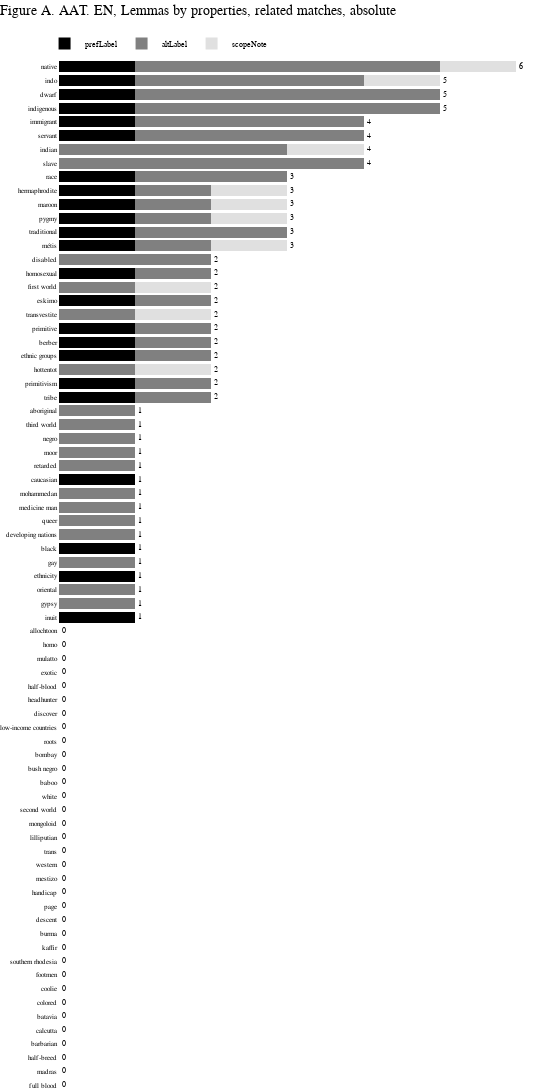

Here is the notebook cell this chart was saved with:
### Code cell
lemmas = list(stats_by_lemma_en['lemma'])
pref = list(stats_by_lemma_en['aat_pref'])
alt = list(stats_by_lemma_en['aat_alt'])
scopeNote = list(stats_by_lemma_en['aat_scopeNote'])

# total marker
text_marker = list(stats_by_lemma_en['aat_total'])

bar_chart = go.Figure(data=[
    go.Bar(name="prefLabel",
           x=pref,
           y=lemmas,
           hovertext=pref,
           orientation='h',
           marker_color='rgb(0,0,0)'),
    
    go.Bar(name="altLabel",
           x=alt,
           y=lemmas,
           hovertext=alt,
           orientation='h',
           marker_color='rgb(128, 128, 128)'),
    
    go.Bar(name="scopeNote",
           x=scopeNote,
           y=lemmas,
           hovertext=scopeNote,
           orientation='h',
           marker_color='rgb(224, 224, 224)',
           text=text_marker,
           textposition='outside')

])

bar_chart.update_layout(barmode='stack',
                  width=540,
                  height=1230,
                  bargap=0.2,
                  paper_bgcolor='rgb(255, 255, 255)',
                  plot_bgcolor='rgb(255, 255, 255)',
                  title={"text":"Figure A. AAT. EN, Lemmas by properties, related matches, absolute",
                        "x":0,
                        "y":1,
                        "yanchor":"top",
                        "yref":"paper",
                        "pad":{"t":-55},
                        "font":{"size":14}},
                  
                  margin=dict(
                    l=0,
                    r=0,
                    b=0,
                    t=60,
                    pad=1),
                  
                  font=dict(
                    family="Arial",
                    size=7,
                    color="black"),
                  
                  legend=dict(
                    traceorder="normal",
                    orientation="h",
                    itemsizing='constant',
                    itemwidth=30,
                    yanchor="top",
                    y=1.03,
                    xanchor="left",
                    x=-0.03,
                    font=dict(
                    family="Arial",
                    size=8,
                    color="black"
                )),
                 )

bar_chart.update_traces(marker=dict(line=dict(width=0)),hoverinfo='text',
                 textfont_size=8, selector=dict(type='bar'))

bar_chart.update_yaxes(showgrid=False,
                visible=True)

bar_chart.update_xaxes(showgrid=False,
                visible=False)

### Figure 1 — Plotly figure (JSON) as saved in the notebook; plotly's stock layout.template omitted (floating-point values rounded to 4 significant figures)
{"data": [{"hoverinfo": "text", "hovertext": ["0", "0", "0", "0", "0", "0", "0", "0", "0", "0", "0", "0", "0", "0", "0", "0", "0", "0", "0", "0", "0", "0", "0", "0", "0", "0", "0", "0", "0", "0", "0", "0", "0", "0", "1", "0", "0", "1", "0", "1", "0", "0", "0", "0", "1", "0", "0", "0", "0", "0", "1", "1", "0", "1", "1", "1", "0", "1", "0", "1", "0", "1", "1", "1", "1", "1", "1", "0", "0", "1", "1", "1", "1", "1", "1"], "marker": {"color": "rgb(0,0,0)", "line": {"width": 0}}, "name": "prefLabel", "orientation": "h", "textfont": {"size": 8}, "type": "bar", "x": [0, 0, 0, 0, 0, 0, 0, 0, 0, 0, 0, 0, 0, 0, 0, 0, 0, 0, 0, 0, 0, 0, 0, 0, 0, 0, 0, 0, 0, 0, 0, 0, 0, 0, 1, 0, 0, 1, 0, 1, 0, 0, 0, 0, 1, 0, 0, 0, 0, 0, 1, 1, 0, 1, 1, 1, 0, 1, 0, 1, 0, 1, 1, 1, 1, 1, 1, 0, 0, 1, 1, 1, 1, 1, 1], "y": ["full blood", "madras", "half-breed", "barbarian", "calcutta", "batavia", "colored", "coolie", "footmen", "southern rhodesia", "kaffir", "burma", "descent", "page", "handicap", "mestizo", "western", "trans", "lilliputian", "mongoloid", "second world", "white", "baboo", "bush negro", "bombay", "roots", "low-income countries", "discover", "headhunter", "half-blood", "exotic", "mulatto", "homo", "allochtoon", "inuit", "gypsy", "oriental", "ethnicity", "gay", "black", "developing nations", "queer", "medicine man", "mohammedan", "caucasian", "retarded", "moor", "negro", "third world", "aboriginal", "tribe", "primitivism", "hottentot", "ethnic groups", "berber", "primitive", "transvestite", "eskimo", "first world", "homosexual", "disabled", "métis", "traditional", "pygmy", "maroon", "hermaphrodite", "race", "slave", "indian", "servant", "immigrant", "indigenous", "dwarf", "indo", "native"]}, {"hoverinfo": "text", "hovertext": ["0", "0", "0", "0", "0", "0", "0", "0", "0", "0", "0", "0", "0", "0", "0", "0", "0", "0", "0", "0", "0", "0", "0", "0", "0", "0", "0", "0", "0", "0", "0", "0", "0", "0", "0", "1", "1", "0", "1", "0", "1", "1", "1", "1", "0", "1", "1", "1", "1", "1", "1", "1", "1", "1", "1", "1", "1", "1", "1", "1", "2", "1", "2", "1", "1", "1", "2", "4", "3", "3", "3", "4", "4", "3", "4"], "marker": {"color": "rgb(128, 128, 128)", "line": {"width": 0}}, "name": "altLabel", "orientation": "h", "textfont": {"size": 8}, "type": "bar", "x": [0, 0, 0, 0, 0, 0, 0, 0, 0, 0, 0, 0, 0, 0, 0, 0, 0, 0, 0, 0, 0, 0, 0, 0, 0, 0, 0, 0, 0, 0, 0, 0, 0, 0, 0, 1, 1, 0, 1, 0, 1, 1, 1, 1, 0, 1, 1, 1, 1, 1, 1, 1, 1, 1, 1, 1, 1, 1, 1, 1, 2, 1, 2, 1, 1, 1, 2, 4, 3, 3, 3, 4, 4, 3, 4], "y": ["full blood", "madras", "half-breed", "barbarian", "calcutta", "batavia", "colored", "coolie", "footmen", "southern rhodesia", "kaffir", "burma", "descent", "page", "handicap", "mestizo", "western", "trans", "lilliputian", "mongoloid", "second world", "white", "baboo", "bush negro", "bombay", "roots", "low-income countries", "discover", "headhunter", "half-blood", "exotic", "mulatto", "homo", "allochtoon", "inuit", "gypsy", "oriental", "ethnicity", "gay", "black", "developing nations", "queer", "medicine man", "mohammedan", "caucasian", "retarded", "moor", "negro", "third world", "aboriginal", "tribe", "primitivism", "hottentot", "ethnic groups", "berber", "primitive", "transvestite", "eskimo", "first world", "homosexual", "disabled", "métis", "traditional", "pygmy", "maroon", "hermaphrodite", "race", "slave", "indian", "servant", "immigrant", "indigenous", "dwarf", "indo", "native"]}, {"hoverinfo": "text", "hovertext": ["0", "0", "0", "0", "0", "0", "0", "0", "0", "0", "0", "0", "0", "0", "0", "0", "0", "0", "0", "0", "0", "0", "0", "0", "0", "0", "0", "0", "0", "0", "0", "0", "0", "0", "0", "0", "0", "0", "0", "0", "0", "0", "0", "0", "0", "0", "0", "0", "0", "0", "0", "0", "1", "0", "0", "0", "1", "0", "1", "0", "0", "1", "0", "1", "1", "1", "0", "0", "1", "0", "0", "0", "0", "1", "1"], "marker": {"color": "rgb(224, 224, 224)", "line": {"width": 0}}, "name": "scopeNote", "orientation": "h", "text": ["0", "0", "0", "0", "0", "0", "0", "0", "0", "0", "0", "0", "0", "0", "0", "0", "0", "0", "0", "0", "0", "0", "0", "0", "0", "0", "0", "0", "0", "0", "0", "0", "0", "0", "1", "1", "1", "1", "1", "1", "1", "1", "1", "1", "1", "1", "1", "1", "1", "1", "2", "2", "2", "2", "2", "2", "2", "2", "2", "2", "2", "3", "3", "3", "3", "3", "3", "4", "4", "4", "4", "5", "5", "5", "6"], "textfont": {"size": 8}, "textposition": "outside", "type": "bar", "x": [0, 0, 0, 0, 0, 0, 0, 0, 0, 0, 0, 0, 0, 0, 0, 0, 0, 0, 0, 0, 0, 0, 0, 0, 0, 0, 0, 0, 0, 0, 0, 0, 0, 0, 0, 0, 0, 0, 0, 0, 0, 0, 0, 0, 0, 0, 0, 0, 0, 0, 0, 0, 1, 0, 0, 0, 1, 0, 1, 0, 0, 1, 0, 1, 1, 1, 0, 0, 1, 0, 0, 0, 0, 1, 1], "y": ["full blood", "madras", "half-breed", "barbarian", "calcutta", "batavia", "colored", "coolie", "footmen", "southern rhodesia", "kaffir", "burma", "descent", "page", "handicap", "mestizo", "western", "trans", "lilliputian", "mongoloid", "second world", "white", "baboo", "bush negro", "bombay", "roots", "low-income countries", "discover", "headhunter", "half-blood", "exotic", "mulatto", "homo", "allochtoon", "inuit", "gypsy", "oriental", "ethnicity", "gay", "black", "developing nations", "queer", "medicine man", "mohammedan", "caucasian", "retarded", "moor", "negro", "third world", "aboriginal", "tribe", "primitivism", "hottentot", "ethnic groups", "berber", "primitive", "transvestite", "eskimo", "first world", "homosexual", "disabled", "métis", "traditional", "pygmy", "maroon", "hermaphrodite", "race", "slave", "indian", "servant", "immigrant", "indigenous", "dwarf", "indo", "native"]}], "layout": {"bargap": 0.2, "barmode": "stack", "font": {"color": "black", "family": "Arial", "size": 7}, "height": 1230, "legend": {"font": {"color": "black", "family": "Arial", "size": 8}, "itemsizing": "constant", "itemwidth": 30, "orientation": "h", "traceorder": "normal", "x": -0.03, "xanchor": "left", "y": 1.03, "yanchor": "top"}, "margin": {"b": 0, "l": 0, "pad": 1, "r": 0, "t": 60}, "paper_bgcolor": "rgb(255, 255, 255)", "plot_bgcolor": "rgb(255, 255, 255)", "title": {"font": {"size": 14}, "pad": {"t": -55}, "text": "Figure A. AAT. EN, Lemmas by properties, related matches, absolute", "x": 0, "y": 1, "yanchor": "top", "yref": "paper"}, "width": 540, "xaxis": {"showgrid": false, "visible": false}, "yaxis": {"showgrid": false, "visible": true}}}
